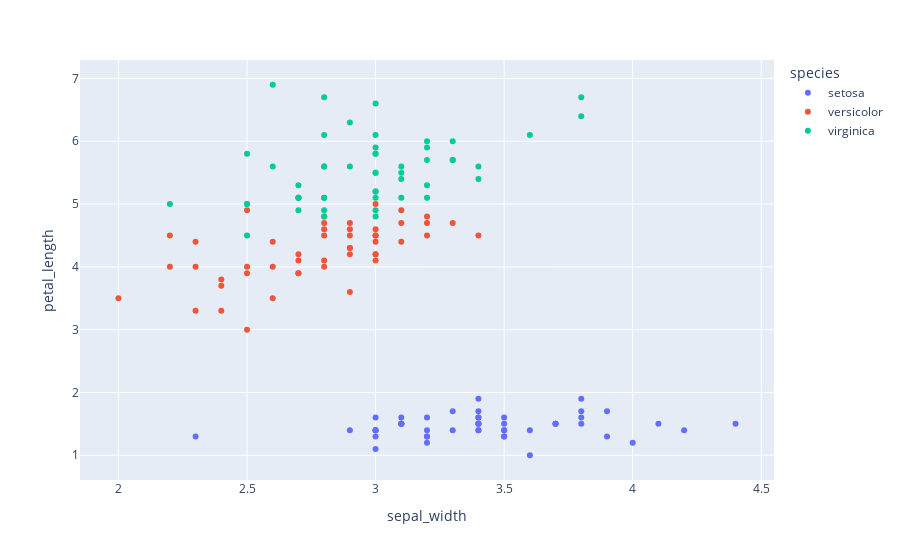

The notebook cell this image was saved under:
### Code cell
fig = px.scatter(df, x="sepal_width", y="petal_length", color="species")
fig.show()

### Figure 1 — Plotly figure (JSON) as saved in the notebook; plotly's stock layout.template omitted (floating-point values rounded to 4 significant figures)
{"data": [{"hoverlabel": {"namelength": 0}, "hovertemplate": "species=setosa<br>sepal_width=%{x}<br>petal_length=%{y}", "legendgroup": "setosa", "marker": {"color": "#636efa", "symbol": "circle"}, "mode": "markers", "name": "setosa", "showlegend": true, "type": "scatter", "x": [3.5, 3, 3.2, 3.1, 3.6, 3.9, 3.4, 3.4, 2.9, 3.1, 3.7, 3.4, 3, 3, 4, 4.4, 3.9, 3.5, 3.8, 3.8, 3.4, 3.7, 3.6, 3.3, 3.4, 3, 3.4, 3.5, 3.4, 3.2, 3.1, 3.4, 4.1, 4.2, 3.1, 3.2, 3.5, 3.1, 3, 3.4, 3.5, 2.3, 3.2, 3.5, 3.8, 3, 3.8, 3.2, 3.7, 3.3], "xaxis": "x", "y": [1.4, 1.4, 1.3, 1.5, 1.4, 1.7, 1.4, 1.5, 1.4, 1.5, 1.5, 1.6, 1.4, 1.1, 1.2, 1.5, 1.3, 1.4, 1.7, 1.5, 1.7, 1.5, 1, 1.7, 1.9, 1.6, 1.6, 1.5, 1.4, 1.6, 1.6, 1.5, 1.5, 1.4, 1.5, 1.2, 1.3, 1.5, 1.3, 1.5, 1.3, 1.3, 1.3, 1.6, 1.9, 1.4, 1.6, 1.4, 1.5, 1.4], "yaxis": "y"}, {"hoverlabel": {"namelength": 0}, "hovertemplate": "species=versicolor<br>sepal_width=%{x}<br>petal_length=%{y}", "legendgroup": "versicolor", "marker": {"color": "#EF553B", "symbol": "circle"}, "mode": "markers", "name": "versicolor", "showlegend": true, "type": "scatter", "x": [3.2, 3.2, 3.1, 2.3, 2.8, 2.8, 3.3, 2.4, 2.9, 2.7, 2, 3, 2.2, 2.9, 2.9, 3.1, 3, 2.7, 2.2, 2.5, 3.2, 2.8, 2.5, 2.8, 2.9, 3, 2.8, 3, 2.9, 2.6, 2.4, 2.4, 2.7, 2.7, 3, 3.4, 3.1, 2.3, 3, 2.5, 2.6, 3, 2.6, 2.3, 2.7, 3, 2.9, 2.9, 2.5, 2.8], "xaxis": "x", "y": [4.7, 4.5, 4.9, 4, 4.6, 4.5, 4.7, 3.3, 4.6, 3.9, 3.5, 4.2, 4, 4.7, 3.6, 4.4, 4.5, 4.1, 4.5, 3.9, 4.8, 4, 4.9, 4.7, 4.3, 4.4, 4.8, 5, 4.5, 3.5, 3.8, 3.7, 3.9, 5.1, 4.5, 4.5, 4.7, 4.4, 4.1, 4, 4.4, 4.6, 4, 3.3, 4.2, 4.2, 4.2, 4.3, 3, 4.1], "yaxis": "y"}, {"hoverlabel": {"namelength": 0}, "hovertemplate": "species=virginica<br>sepal_width=%{x}<br>petal_length=%{y}", "legendgroup": "virginica", "marker": {"color": "#00cc96", "symbol": "circle"}, "mode": "markers", "name": "virginica", "showlegend": true, "type": "scatter", "x": [3.3, 2.7, 3, 2.9, 3, 3, 2.5, 2.9, 2.5, 3.6, 3.2, 2.7, 3, 2.5, 2.8, 3.2, 3, 3.8, 2.6, 2.2, 3.2, 2.8, 2.8, 2.7, 3.3, 3.2, 2.8, 3, 2.8, 3, 2.8, 3.8, 2.8, 2.8, 2.6, 3, 3.4, 3.1, 3, 3.1, 3.1, 3.1, 2.7, 3.2, 3.3, 3, 2.5, 3, 3.4, 3], "xaxis": "x", "y": [6, 5.1, 5.9, 5.6, 5.8, 6.6, 4.5, 6.3, 5.8, 6.1, 5.1, 5.3, 5.5, 5, 5.1, 5.3, 5.5, 6.7, 6.9, 5, 5.7, 4.9, 6.7, 4.9, 5.7, 6, 4.8, 4.9, 5.6, 5.8, 6.1, 6.4, 5.6, 5.1, 5.6, 6.1, 5.6, 5.5, 4.8, 5.4, 5.6, 5.1, 5.1, 5.9, 5.7, 5.2, 5, 5.2, 5.4, 5.1], "yaxis": "y"}], "layout": {"legend": {"title": {"text": "species"}, "tracegroupgap": 0}, "margin": {"t": 60}, "xaxis": {"anchor": "y", "domain": [0, 1], "title": {"text": "sepal_width"}}, "yaxis": {"anchor": "x", "domain": [0, 1], "title": {"text": "petal_length"}}}}
